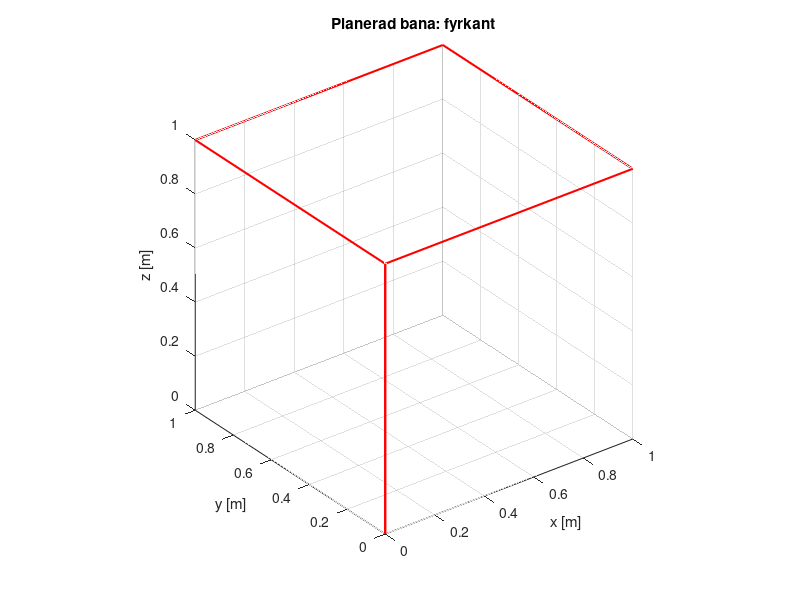

The MATLAB source for this figure: (Note: this script raises an error after producing the figure.)
%% 1. Bygg banan (före varje körning)
% referens = [t x y z yaw]

bana = 'fyrkant';      % 'fyrkant', 'cirkel' eller 'lutad'

x0   = 0;              % drönarens startposition från Vicon [m]
y0   = 0;
yaw0 = 0;              % drönarens start-yaw från Vicon [rad]

z0   = 1.0;            % flyghöjd [m]
v    = 0.05;           % fart längs banan [m/s]
sida = 1.0;            % fyrkantens sida [m]
r    = 0.5;            % cirkelns radie [m]
dt   = 0.1;

referens = [0 0 0 0 yaw0];
referens(end+1,:) = [3  0 0 0  yaw0];
referens(end+1,:) = [13 0 0 z0 yaw0];
referens(end+1,:) = [18 0 0 z0 0];

switch bana
    case 'fyrkant'
        horn = [0 0; sida 0; sida sida; 0 sida; 0 0];
        t = referens(end,1);
        for k = 1:4
            p1 = horn(k,:);
            p2 = horn(k+1,:);
            yaw = atan2(p2(2) - p1(2), p2(1) - p1(1));
            t = t + 4;
            referens(end+1,:) = [t p1(1) p1(2) z0 yaw];
            t = t + norm(p2 - p1) / v;
            referens(end+1,:) = [t p2(1) p2(2) z0 yaw];
        end

    case 'cirkel'
        cx = r;  cy = 0;
        t0 = referens(end,1);
        T  = 2*pi*r / v;
        for t = dt:dt:T
            s = pi + 2*pi*t/T;
            x = cx + r*cos(s);
            y = cy + r*sin(s);
            yaw = atan2(cy - y, cx - x);
            referens(end+1,:) = [t0+t x y z0 yaw];
        end

    case 'lutad'
        cx = r;  cy = 0;  lut = deg2rad(45);
        t0 = referens(end,1);
        T  = 2*pi*r / v;
        for t = dt:dt:T
            s = pi + 2*pi*t/T;
            x = cx + r*cos(s);
            y = cy + r*sin(s)*cos(lut);
            z = z0 + r*sin(s)*sin(lut);
            referens(end+1,:) = [t0+t x y z 0];
        end
end

s = referens(end,:);
referens(end+1,:) = [s(1)+5  s(2) s(3) s(4) s(5)];
referens(end+1,:) = [s(1)+15 s(2) s(3) 0    s(5)];

referens(:,2) = referens(:,2) + x0;
referens(:,3) = referens(:,3) + y0;
referens(:,5) = unwrap(referens(:,5));

fprintf('Bana "%s": %.0f s lång.\n', bana, referens(end,1))

figure(10); clf
plot3(referens(:,2), referens(:,3), referens(:,4), 'r', 'LineWidth', 1.5)
axis equal; grid on; xlabel('x [m]'); ylabel('y [m]'); zlabel('z [m]')
title(['Planerad bana: ' bana])


%% 2. Plotta (efter körningen)
t = logg_xy.Time;
a = logg_xy.Data;      % 1 x_ref 2 y_ref 3 x 4 y 5 yaw 6 vx 7 vy 8 yaw_ref
b = logg_z.Data;       % 1 z_ref 2 z 3 dz 4 T0
a(:,5) = unwrap(a(:,5));

figure(1); clf
subplot(4,1,1); plot(t, a(:,1), 'r--', t, a(:,3), 'b'); grid on; ylabel('x [m]')
legend('Referens', 'Uppmätt'); title(['Task 3 (' bana '): referens mot uppmätt'])
subplot(4,1,2); plot(t, a(:,2), 'r--', t, a(:,4), 'b'); grid on; ylabel('y [m]')
subplot(4,1,3); plot(t, b(:,1), 'r--', t, b(:,2), 'b'); grid on; ylabel('z [m]')
subplot(4,1,4); plot(t, a(:,8), 'r--', t, a(:,5), 'b'); grid on; ylabel('yaw [rad]')
xlabel('Tid [s]')

figure(2); clf
plot(a(:,1), a(:,2), 'r--', 'LineWidth', 1.5); hold on
plot(a(:,3), a(:,4), 'b')
for k = 1:round(numel(t)/25):numel(t)
    quiver(a(k,3), a(k,4), 0.08*cos(a(k,5)), 0.08*sin(a(k,5)), 0, 'k')
end
axis equal; grid on; xlabel('x [m]'); ylabel('y [m]')
legend('Referens', 'Uppmätt', 'Yaw'); title(['Task 3 (' bana '): bana i XY-planet'])

if strcmp(bana, 'lutad')
    figure(3); clf
    plot3(a(:,1), a(:,2), b(:,1), 'r--', 'LineWidth', 1.5); hold on
    plot3(a(:,3), a(:,4), b(:,2), 'b')
    axis equal; grid on; xlabel('x [m]'); ylabel('y [m]'); zlabel('z [m]')
    legend('Referens', 'Uppmätt'); title('Task 3 (lutad): bana i 3D'); view(30, 25)
    exportgraphics(figure(3), ['task3_fysisk_' bana '_3d.png'], 'Resolution', 300)
end

exportgraphics(figure(1), ['task3_fysisk_' bana '_axlar.png'], 'Resolution', 300)
exportgraphics(figure(2), ['task3_fysisk_' bana '_xy.png'], 'Resolution', 300)
save(['task3_fysisk_' bana '_logg.mat'], 'logg_xy', 'logg_z', 'referens')
